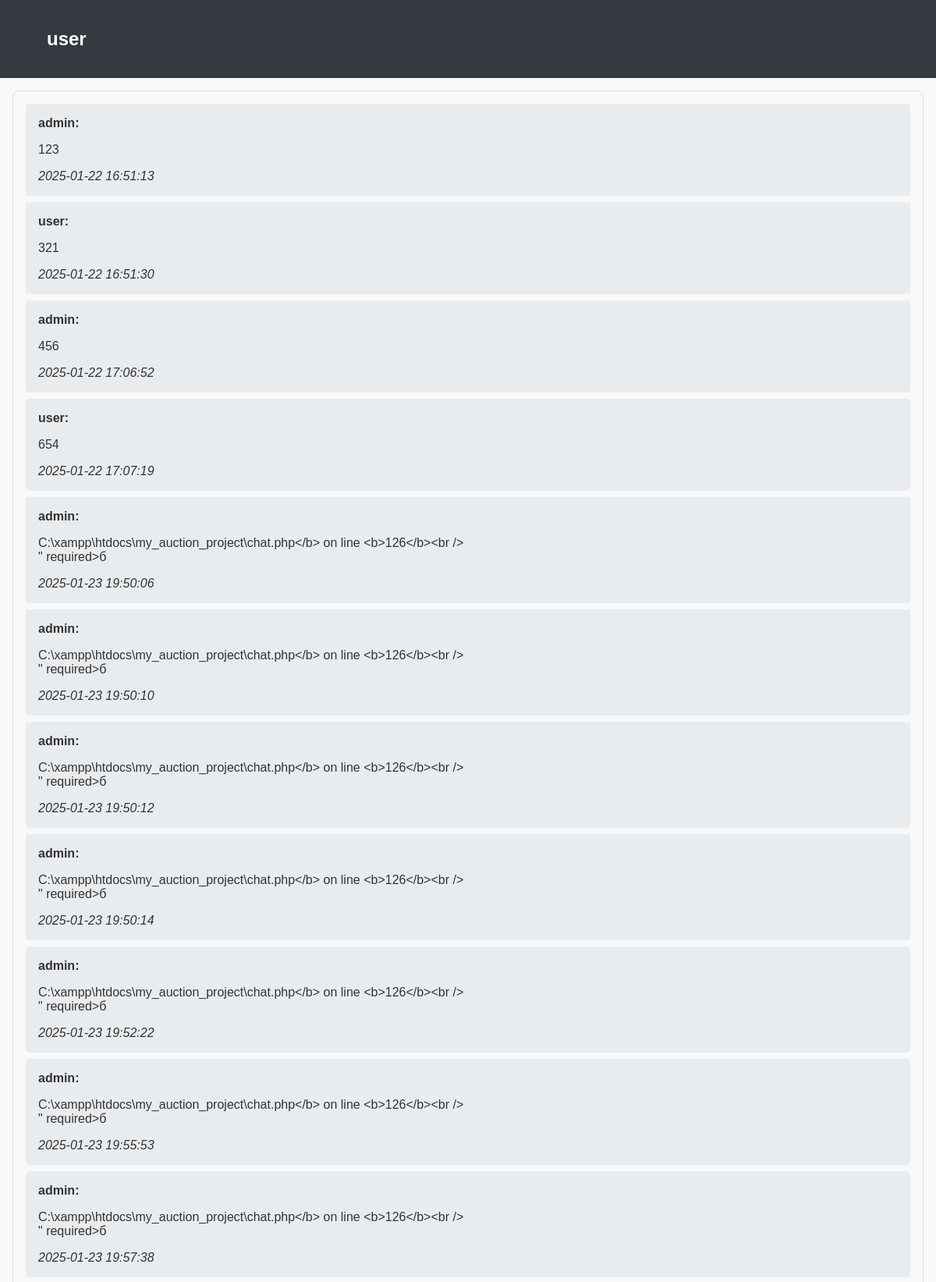
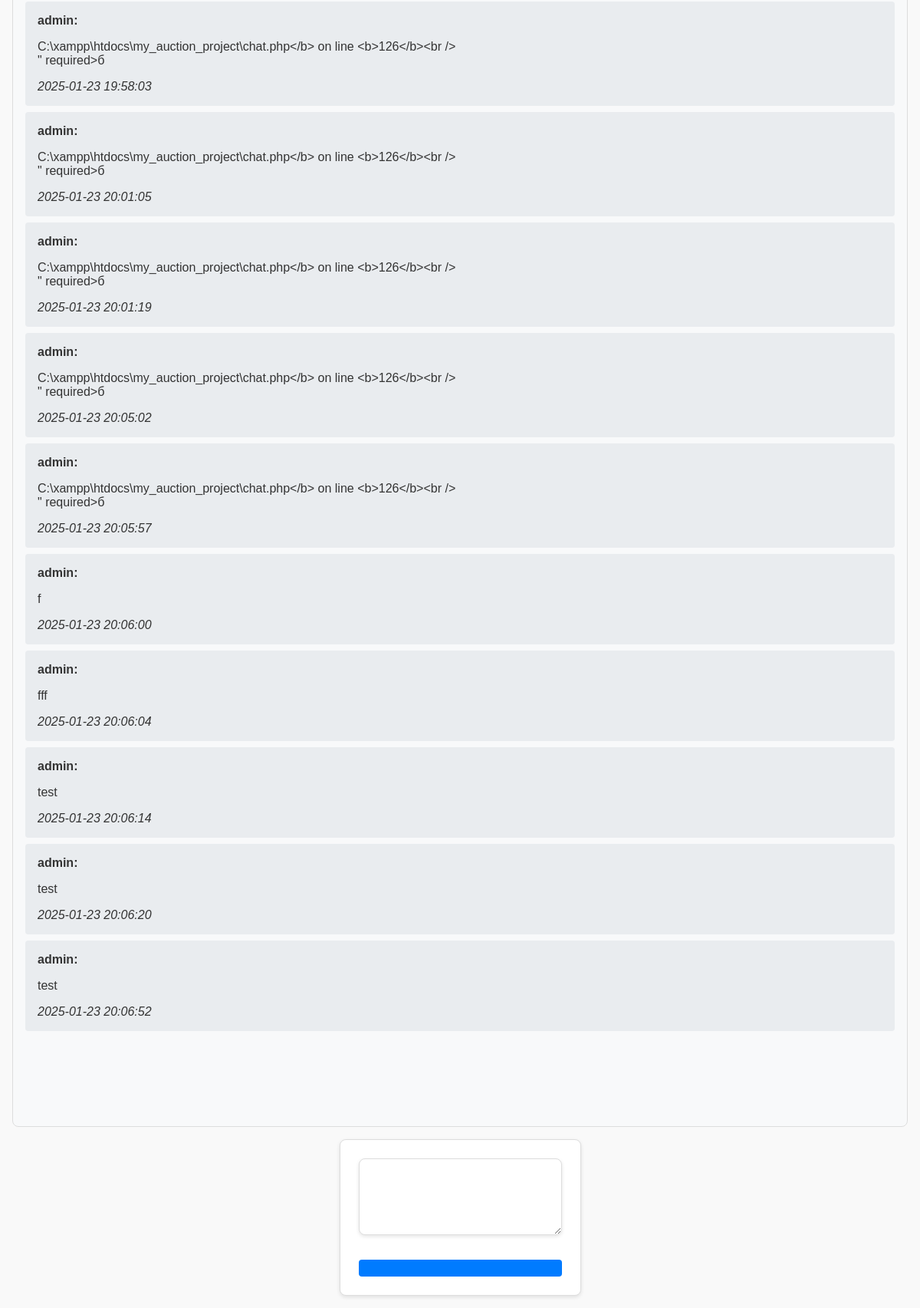
The app's page /chat.php?user_id=7 (signed in) with its own data (2 pictures, top to bottom).
### tables this page shows
CREATE TABLE `users` (
  `id` int(11) NOT NULL,
  `username` varchar(50) NOT NULL,
  `email` varchar(100) NOT NULL,
  `password` varchar(255) NOT NULL,
  `created_at` timestamp NOT NULL DEFAULT current_timestamp(),
  `role` enum('user','admin') NOT NULL DEFAULT 'user'
);

CREATE TABLE `messages` (
  `id` int(11) NOT NULL,
  `sender_id` int(11) NOT NULL,
  `receiver_id` int(11) NOT NULL,
  `message` text NOT NULL,
  `created_at` timestamp NOT NULL DEFAULT current_timestamp()
);

### chat.php (the view, shortened to what this page needs)
<?php
require_once 'config/db.php';
if (isset($_GET['lang'])) {
    $language = $_GET['lang'];
    $_SESSION['lang'] = $language;
} else {
    $language = $_SESSION['lang'] ?? 'en';
}
$translations = require "translations/{$language}.php";
$user_id = $_SESSION['user_id'] ?? null;
$receiver_id = $_GET['user_id'] ?? null;
$stmt = $conn->prepare("SELECT username, email FROM users WHERE id = ?");
$stmt->bind_param("i", $receiver_id);
$stmt->execute();
$receiver_result = $stmt->get_result();
$receiver = $receiver_result->fetch_assoc();
$stmt = $conn->prepare("
    SELECT m.message, m.created_at, u.username
    FROM messages m
    JOIN users u ON m.sender_id = u.id
    WHERE (m.sender_id = ? AND m.receiver_id = ?) OR (m.sender_id = ? AND m.receiver_id = ?)
    ORDER BY m.created_at ASC
");
$stmt->bind_param("iiii", $user_id, $receiver_id, $receiver_id, $user_id);
$stmt->execute();
$messages_result = $stmt->get_result();
?>
<!DOCTYPE html>
<html lang="<?php echo htmlspecialchars($language); ?>">
<head>
    <link rel="stylesheet" href="public/styles.css">
</head>
<body>
<header class="main-header">
    <div class="container">
        <h1 class="site-title"><?php echo htmlspecialchars($translations['chat_with']); ?> <?php echo htmlspecialchars($receiver['username']); ?></h1>
    </div>
</header>
<main class="chat-container">
    <section class="messages">
        <?php while ($message = $messages_result->fetch_assoc()): ?>
            <div class="message">
                <strong><?php echo htmlspecialchars($message['username']); ?>:</strong>
                <p><?php echo nl2br(htmlspecialchars($message['message'])); ?></p>
                <em><?php echo $message['created_at']; ?></em>
            </div>
        <?php endwhile; ?>
    </section>
    <section class="send-message">
        <form method="POST" action="" class="form-container">
            <textarea name="message" class="form-textarea" placeholder="<?php echo htmlspecialchars($translations['write_message']); ?>" required></textarea>
            <button type="submit" class="btn-primary"><?php echo htmlspecialchars($translations['send_message_button']); ?></button>
        </form>
    </section>
</main>
</body>
</html>

### public/styles.css (style rules this page uses)
body { font-family: 'Inter', sans-serif; background-color: #f8f9fa; margin: 0; padding: 0; color: #333; }
.main-header { background-color: #343a40; color: #fff; padding: 1rem 0; }
.main-header .container { display: flex; justify-content: space-between; align-items: center; }
.site-title { font-size: 1.5rem; margin: 0; }
.form-container { display: flex; flex-direction: column; gap: 1.5rem; max-width: 800px; margin: 0 auto; padding: 1.5rem; background-color: #fff; border: 1px solid #ddd; border-radius: 0.5rem; box-shadow: 0 2px 5px rgba(0, 0, 0, 0.1); }
.form-input, .form-select, .form-textarea { padding: 0.75rem; border: 1px solid #ccc; border-radius: 0.25rem; font-size: 1rem; transition: border-color 0.3s ease; width: 100%; box-sizing: border-box; }
.form-textarea { resize: vertical; min-height: 100px; }
.chat-container { display: flex; flex-direction: column; height: 100vh; padding: 1rem; box-sizing: border-box; }
.form-container { display: flex; flex-direction: column; gap: 1.5rem; max-width: 600px; margin: 0 auto; padding: 1.5rem; background-color: #fff; border: 1px solid #ddd; border-radius: 0.5rem; box-shadow: 0 2px 5px rgba(0, 0, 0, 0.1); }
.messages { flex: 1; overflow-y: auto; padding: 1rem; border: 1px solid #ddd; border-radius: 0.5rem; background-color: #f8f9fa; margin-bottom: 1rem; }
.message { padding: 1rem; margin-bottom: 0.5rem; background-color: #e9ecef; border-radius: 0.25rem; word-wrap: break-word; }
.send-message { display: flex; flex-direction: column; justify-content: flex-end; width: 100%; }
.form-textarea { display: flex; flex-direction: column; gap: 1.5rem; max-width: 600px; margin: 0 auto; padding: 1.5rem; background-color: #fff; border: 1px solid #ddd; border-radius: 0.5rem; box-shadow: 0 2px 5px rgba(0, 0, 0, 0.1); }
.btn-primary { margin-top: 0.5rem; padding: 0.75rem; font-size: 1rem; font-weight: bold; text-align: center; background-color: #007bff; color: #fff; border: none; border-radius: 0.25rem; cursor: pointer; transition: background-color 0.3s ease; }
.btn-primary { padding: 0.7rem 1.5rem; font-size: 1rem; font-weight: bold; color: #fff; background-color: #007bff; border: none; border-radius: 4px; cursor: pointer; }
.container { width: 90%; max-width: 1200px; margin: 20px auto; }
body { font-family: Arial, sans-serif; background-color: #f9f9f9; margin: 0; padding: 0; }
header { background-color: #343a40; color: white; padding: 20px 0; text-align: center; }

### records on screen
users: username "user"
messages: sender.username "admin", message "123", created_at "2025-01-22 16:51:13"
messages: sender.username "user", message "321", created_at "2025-01-22 16:51:30"
messages: sender.username "admin", message "456", created_at "2025-01-22 17:06:52"
messages: sender.username "user", message "654", created_at "2025-01-22 17:07:19"
messages: sender.username "admin", message "C:\\xampp\\htdocs\\my_auction_project\\chat.php</b> on line <b>126</b><br /> \" required>б", created_at "2025-01-23 19:50:06"
messages: sender.username "admin", message "C:\\xampp\\htdocs\\my_auction_project\\chat.php</b> on line <b>126</b><br /> \" required>б", created_at "2025-01-23 19:50:10"
messages: sender.username "admin", message "C:\\xampp\\htdocs\\my_auction_project\\chat.php</b> on line <b>126</b><br /> \" required>б", created_at "2025-01-23 19:50:12"
messages: sender.username "admin", message "C:\\xampp\\htdocs\\my_auction_project\\chat.php</b> on line <b>126</b><br /> \" required>б", created_at "2025-01-23 19:50:14"
messages: sender.username "admin", message "C:\\xampp\\htdocs\\my_auction_project\\chat.php</b> on line <b>126</b><br /> \" required>б", created_at "2025-01-23 19:52:22"
messages: sender.username "admin", message "C:\\xampp\\htdocs\\my_auction_project\\chat.php</b> on line <b>126</b><br /> \" required>б", created_at "2025-01-23 19:55:53"
messages: sender.username "admin", message "C:\\xampp\\htdocs\\my_auction_project\\chat.php</b> on line <b>126</b><br /> \" required>б", created_at "2025-01-23 19:57:38"
messages: sender.username "admin", message "C:\\xampp\\htdocs\\my_auction_project\\chat.php</b> on line <b>126</b><br /> \" required>б", created_at "2025-01-23 19:58:03"
messages: sender.username "admin", message "C:\\xampp\\htdocs\\my_auction_project\\chat.php</b> on line <b>126</b><br /> \" required>б", created_at "2025-01-23 20:01:05"
messages: sender.username "admin", message "C:\\xampp\\htdocs\\my_auction_project\\chat.php</b> on line <b>126</b><br /> \" required>б", created_at "2025-01-23 20:01:19"
messages: sender.username "admin", message "C:\\xampp\\htdocs\\my_auction_project\\chat.php</b> on line <b>126</b><br /> \" required>б", created_at "2025-01-23 20:05:02"
messages: sender.username "admin", message "C:\\xampp\\htdocs\\my_auction_project\\chat.php</b> on line <b>126</b><br /> \" required>б", created_at "2025-01-23 20:05:57"
messages: sender.username "admin", message "f", created_at "2025-01-23 20:06:00"
messages: sender.username "admin", message "fff", created_at "2025-01-23 20:06:04"
messages: sender.username "admin", message "test", created_at "2025-01-23 20:06:14"
messages: sender.username "admin", message "test", created_at "2025-01-23 20:06:20"
messages: sender.username "admin", message "test", created_at "2025-01-23 20:06:52"
